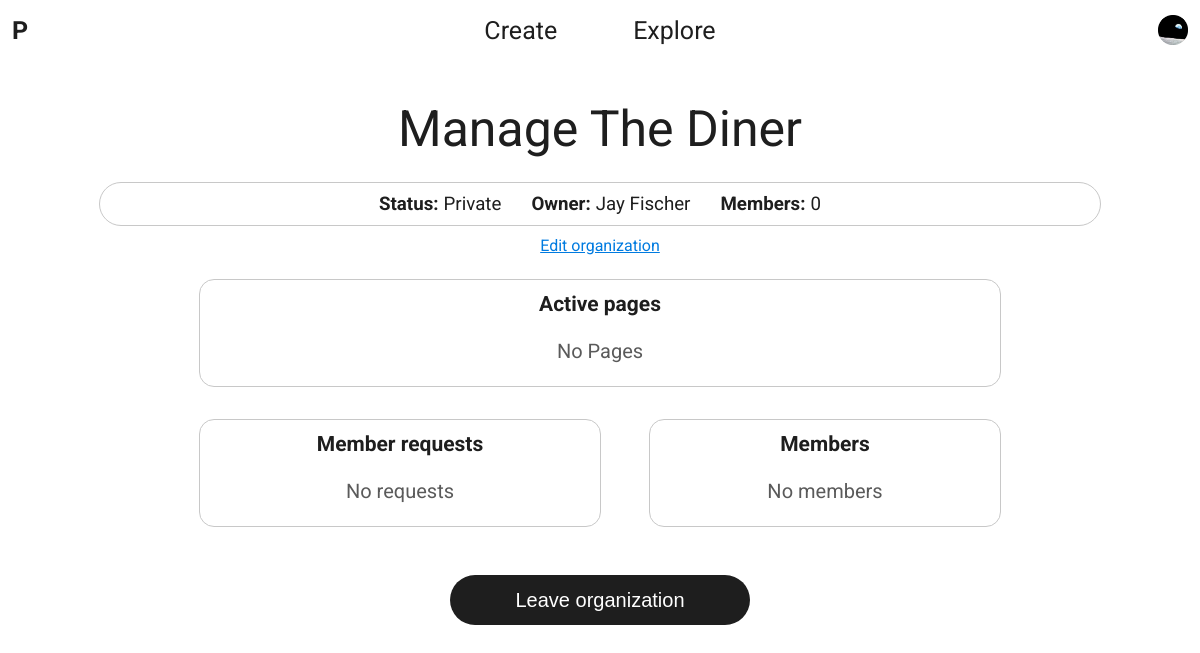
/create/manage/ (signed in), run on an earlier commit of the app's database.
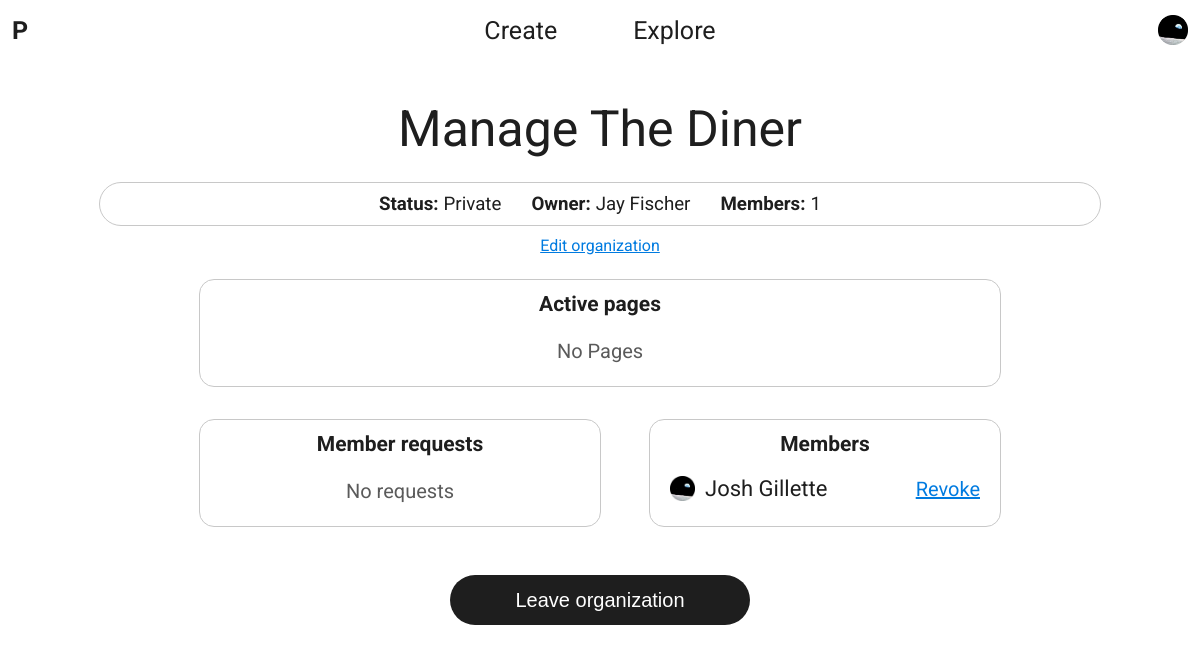
And on a later commit of the database.
### builder/models.py (models this page shows)
class Membership(models.Model):
    user = models.ForeignKey(settings.AUTH_USER_MODEL, on_delete=models.CASCADE)
    organization = models.ForeignKey(Organization, on_delete=models.CASCADE)
    relatedDate = models.DateField()
    approved = models.BooleanField(default=False)

### builder/views.py (the view, shortened to what this page needs)
# urls.py: path('create/manage/', views.manageOrganization, name='manage_organization'),
@login_required
def manageOrganization(request):
    if request.method == 'GET':
        content = {'numOrganizationsMemberships': len(Membership.objects.filter(organization=request.user.profile.organization, approved=True)),
                   'activePagesData': buildOrganizationsPagesData(request.user.profile.organization),
                   'memberRequests': Membership.objects.filter(approved=False)[:settings.MAX_DASHBOARD_LIST_ENTRIES],
                   'organizationMembers': Membership.objects.filter(organization=request.user.profile.organization, approved=True)[:settings.MAX_DASHBOARD_LIST_ENTRIES],
                   'approveMembershipConfirmationPopupData': {'prompt': None,
                                                              'confirmButtonText': 'Approve',
                                                              'formName': 'membershipIdToApprove',
                                                              'formValue': None,
                                                              'dismissButtonText': 'Cancel'},
                   'denyMembershipConfirmationPopupData': {'prompt': None,
                                                           'confirmButtonText': 'Deny',
                                                           'formName': 'membershipIdToDeny',
                                                           'formValue': None,
                                                           'dismissButtonText': 'Cancel'},
                   'revokeMembershipConfirmationPopupData': {'prompt': None,
                                                             'confirmButtonText': 'Revoke',
                                                             'formName': 'membershipIdToRevoke',
                                                             'formValue': None,
                                                             'dismissButtonText': 'Cancel'},
                   'leaveOrganizationConfirmationPopupData': {'prompt': 'Leave <b>{}</b>?'.format(request.user.profile.organization.name),
                                                              'confirmButtonText': 'Leave',
                                                              'formName': 'leaveOrganization',
                                                              'formValue': True,
                                                              'dismissButtonText': 'Cancel'}}
        return render(request, 'manage_organization.html', content)

### builder/views.py (called while the page is built)
def buildOrganizationsPagesData(organization):
    organizationsPagesData = []
    for page in Page.objects.filter(organization=organization)[:settings.MAX_DASHBOARD_LIST_ENTRIES]:
        organizationsPagesData.append({'id': page.id, 'name': page.name, 'type': page.typee,
                                       'dateCreated': page.dateCreated.strftime("%B %d, %Y"),
                                       'numItems': len(SheetItem.objects.filter(page=page))})
    return organizationsPagesData

### builder/templates/manage_organization.html (shortened to what the changed rows need)
<html>
    {% load static %}
    <head>
        <link rel="stylesheet" type="text/css" href="{% static 'styles/manage_organization.css' %}">
    </head>
    <body>
        {% include 'core.html' %}
        <div class="content">
            <h1>Manage {{ request.user.profile.organization.name }}</h1>
            <div class="stats-container">
                <div class="stats-bar">
                    <div class="item">
                        <h3><b>Members:</b>{{ numOrganizationsMemberships }}</h3>
                    </div>
                </div>
            </div>
            <div class="dashboard" style="max-width: 850px">
                <div class="item" style="max-width: 350px">
                    {% if organizationMembers %}
                        <div class="list">
                            {% for organizationMember in organizationMembers %}
                                {% if forloop.counter == organizationMembers|length %}
                                <div class="element" style="margin-bottom: 5px; flex-direction: row">
                                {% else %}
                                <div class="element" style="flex-direction: row">
                                {% endif %}
                                    <div class="info">
                                        <div class="iconname">
                                            <img src="{% static 'images/earth.png' %}" alt="earth">
                                            <h4>{{ organizationMember.user.get_full_name }}</h4>
                                        </div>
                                    </div>
                                    <div class="actions" style="margin-top: 0">
                                        <a onclick="confirmationPopup.display('revokeMembershipConfirmationPopupData',
                                                                              null,
                                                                              {{ organizationMember.id }},
                                                                              'Revoke <b>{{ organizationMember.user.get_full_name }}</b> as a member of <b>{{ request.user.profile.organization.name }}</b>?')" style="margin: 0">
                                            Revoke
                                        </a>
                                    </div>
                                </div>
                            {% endfor %}
                        </div>
                    {% else %}
                        <div class="empty-list">
                            <h4>No members</h4>
                        </div>
                    {% endif %}
                </div>
            </div>
        </div>
    </body>
    {% include 'base_popup.html' %}
    {% include 'confirmation_popup.html' %}
</html>

What changed in the data, as far as the page shows it:
added Membership: user.get_full_name "Josh Gillette"
Also different on the page:
{{ numOrganizationsMemberships }}: "0" → "1"
text no longer shown: "No members"
